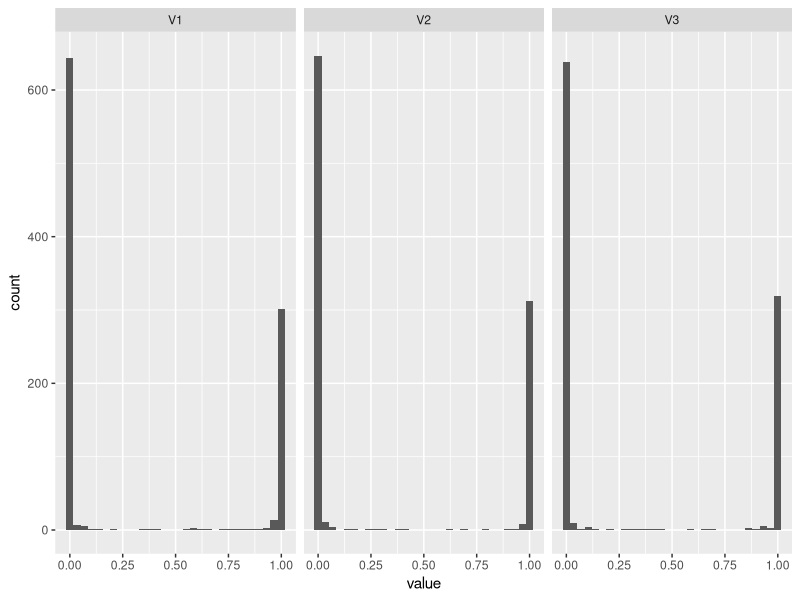

Write R code to recreate this figure.
## ---- chunk 1
library(MCMCpack)
library(tidyverse)

set.seed(42)
## ---- chunk 2
n <- 1000
alpha <- rep(0.01, 3)

rdirichlet(n, alpha) %>%
  as_tibble() %>%
  pivot_longer(everything()) %>%
  ggplot(aes(value)) +
  geom_histogram(bins = 30) +
  facet_wrap(vars(name))
